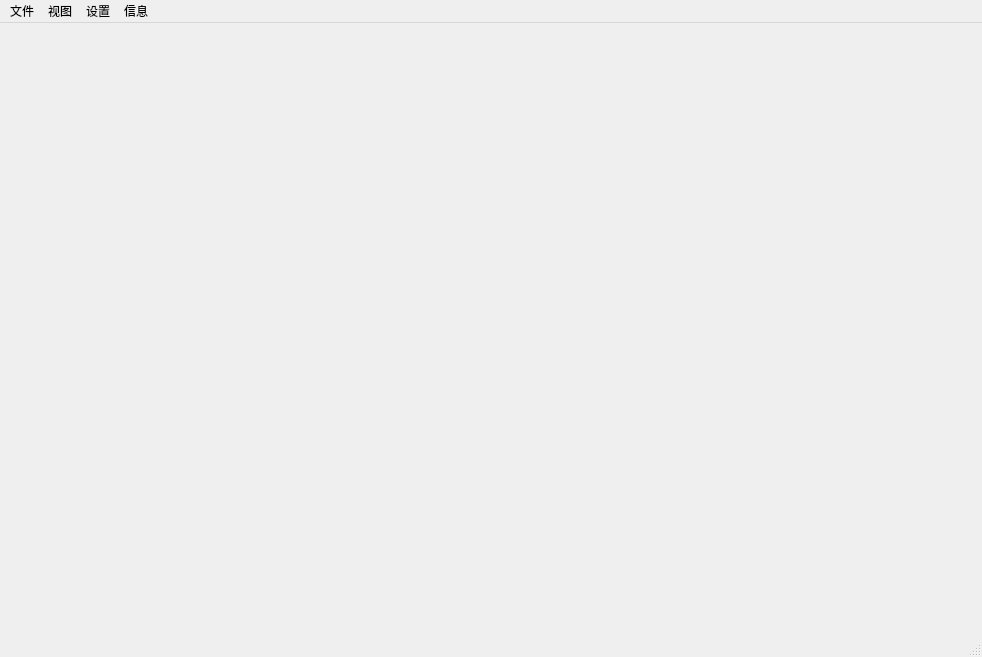
<?xml version="1.0" encoding="UTF-8"?>
<ui version="4.0">
 <class>MainWindow</class>
 <widget class="QMainWindow" name="MainWindow">
  <property name="geometry">
   <rect>
    <x>0</x>
    <y>0</y>
    <width>982</width>
    <height>657</height>
   </rect>
  </property>
  <property name="windowTitle">
   <string>MainWindow</string>
  </property>
  <widget class="QWidget" name="centralwidget">
   <widget class="QWidget" name="horizontalLayoutWidget">
    <property name="geometry">
     <rect>
      <x>360</x>
      <y>240</y>
      <width>160</width>
      <height>80</height>
     </rect>
    </property>
    <layout class="QHBoxLayout" name="horizontalLayout"/>
   </widget>
  </widget>
  <widget class="QMenuBar" name="menubar">
   <property name="geometry">
    <rect>
     <x>0</x>
     <y>0</y>
     <width>982</width>
     <height>23</height>
    </rect>
   </property>
   <widget class="QMenu" name="menutest">
    <property name="title">
     <string>文件</string>
    </property>
    <addaction name="actionfileopen"/>
    <addaction name="actionFileClose"/>
    <addaction name="separator"/>
    <addaction name="actionFileSave"/>
    <addaction name="actionQuit"/>
   </widget>
   <widget class="QMenu" name="menu">
    <property name="title">
     <string>视图</string>
    </property>
    <addaction name="actionSwitchView"/>
    <addaction name="actionAlwaysTop"/>
   </widget>
   <widget class="QMenu" name="menu_2">
    <property name="title">
     <string>设置</string>
    </property>
    <widget class="QMenu" name="menuMock">
     <property name="title">
      <string>Mock快捷设置</string>
     </property>
     <addaction name="actionSettingDefault1"/>
     <addaction name="actionSettingDefault2"/>
     <addaction name="actionSettingDefault3"/>
    </widget>
    <addaction name="actionSettingAddMockTool"/>
    <addaction name="menuMock"/>
    <addaction name="actionPreViewCode"/>
   </widget>
   <widget class="QMenu" name="menu_3">
    <property name="title">
     <string>信息</string>
    </property>
    <addaction name="actionShowVersion"/>
   </widget>
   <addaction name="menutest"/>
   <addaction name="menu"/>
   <addaction name="menu_2"/>
   <addaction name="menu_3"/>
  </widget>
  <widget class="QStatusBar" name="statusbar"/>
  <action name="actionfileopen">
   <property name="text">
    <string>打开</string>
   </property>
  </action>
  <action name="actionFileClose">
   <property name="text">
    <string>关闭</string>
   </property>
  </action>
  <action name="actionFileSave">
   <property name="text">
    <string>保存</string>
   </property>
  </action>
  <action name="actionQuit">
   <property name="text">
    <string>退出</string>
   </property>
  </action>
  <action name="actionSwitchView">
   <property name="text">
    <string>布局切换</string>
   </property>
  </action>
  <action name="actionAlwaysTop">
   <property name="text">
    <string>总在最上层</string>
   </property>
  </action>
  <action name="actionSettingAddMockTool">
   <property name="text">
    <string>Mock工具添加</string>
   </property>
  </action>
  <action name="actionPreViewCode">
   <property name="text">
    <string>预览代码</string>
   </property>
  </action>
  <action name="action4">
   <property name="text">
    <string>4</string>
   </property>
  </action>
  <action name="actionShowVersion">
   <property name="text">
    <string>版本信息</string>
   </property>
  </action>
  <action name="actionSettingDefault1">
   <property name="text">
    <string>默认一</string>
   </property>
  </action>
  <action name="actionSettingDefault2">
   <property name="text">
    <string>默认二</string>
   </property>
  </action>
  <action name="actionSettingDefault3">
   <property name="text">
    <string>默认三</string>
   </property>
  </action>
 </widget>
 <resources/>
 <connections/>
</ui>
